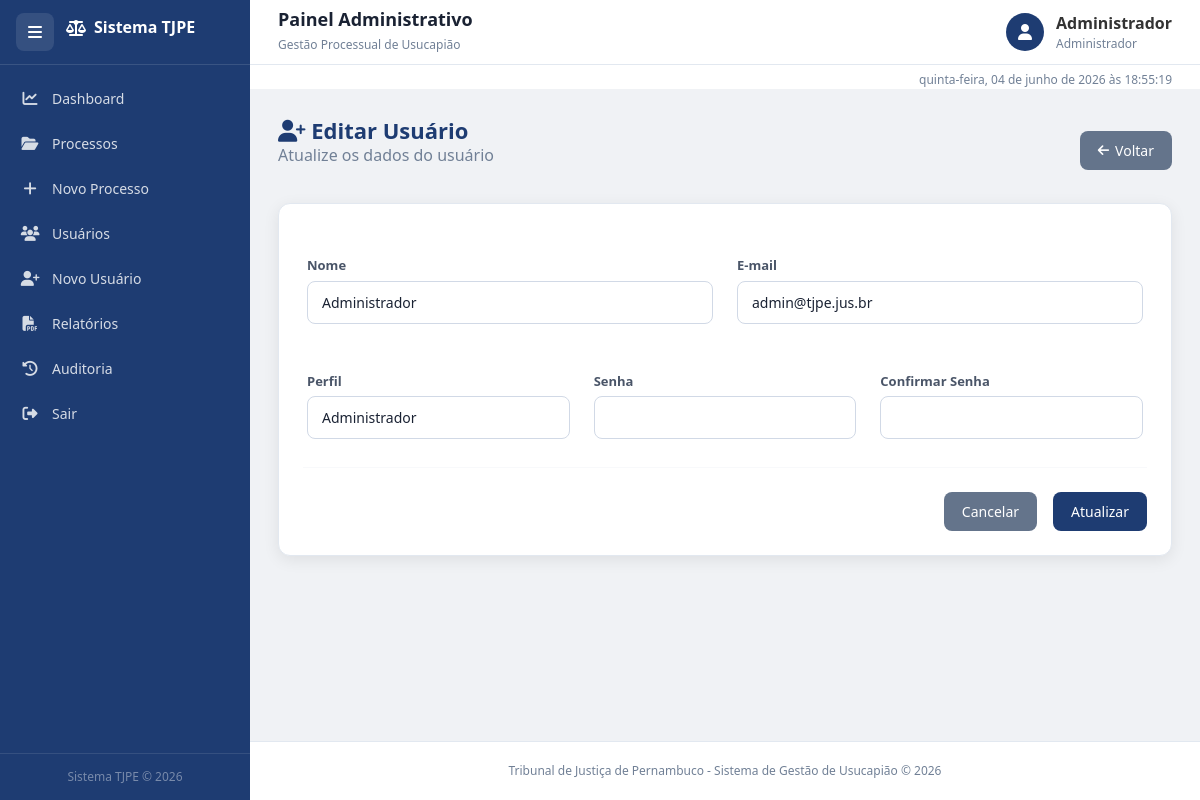
The app's page /usuario/editar/1 (signed in) with its own data.
### tables this page shows
CREATE TABLE usuarios (
        id INTEGER PRIMARY KEY AUTOINCREMENT,
        nome TEXT NOT NULL,
        email TEXT UNIQUE NOT NULL,
        senha TEXT NOT NULL,
        perfil TEXT NOT NULL
    );

### projeto_tj.py (the view, shortened to what this page needs)
@app.route("/usuario/editar/<int:id>", methods=["GET", "POST"])
@login_required
@require_permission(["Administrador"])
def editar_usuario(id):
    conn = get_db_connection()
    usuario = conn.execute(
        "SELECT * FROM usuarios WHERE id = ?",
        (id,)
    ).fetchone()
    conn.close()
    return render_template(
        "usuario_form.html",
        usuario=usuario
    )

### projeto_tj.py (called while the page is built, shortened)
def get_db_connection():
    conn = sqlite3.connect(DATABASE)
    conn.row_factory = sqlite3.Row
    return conn

def login_required(f):
    @wraps(f)
    def decorated_function(*args, **kwargs):
        return f(*args, **kwargs)
    return decorated_function

def require_permission(perfis_permitidos):
    def decorator(f):
        @wraps(f)
        def decorated_function(*args, **kwargs):
            if "perfil" not in session or session["perfil"] not in perfis_permitidos:
                flash(
                    "Acesso negado. Permissão insuficiente.",
                    "danger"
                )
                return redirect(url_for("dashboard"))
            return f(*args, **kwargs)
        return decorated_function
    return decorator

### templates/usuario_form.html (shortened to what this page needs)
{% extends 'base.html' %}
{% block content %}
<div class="page-header">
    <div>
        <h2>
            <i class="fas fa-user-plus"></i>
            {% if usuario %}
                Editar Usuário
            {% else %}
                Novo Usuário
            {% endif %}
        </h2>
        <p class="text-muted">
            {% if usuario %}
                Atualize os dados do usuário
            {% else %}
                Cadastre um novo usuário no sistema
            {% endif %}
        </p>
    </div>
    <a href="{{ url_for('usuarios') }}" class="btn btn-secondary">
        <i class="fas fa-arrow-left"></i>
        Voltar
    </a>
</div>
<div class="card-box">
    <form method="POST" id="formUsuario">
        <div class="row g-4">
            <div class="col-lg-6">
                <label class="form-label">Nome</label>
                <input type="text" name="nome" class="form-control" required
                       value="{{ usuario['nome'] if usuario else '' }}">
            </div>
            <div class="col-lg-6">
                <label class="form-label">E-mail</label>
                <input type="email" name="email" id="email" class="form-control" required
                       value="{{ usuario['email'] if usuario else '' }}">
            </div>
            <div class="col-lg-4">
                <label class="form-label">Perfil</label>
                <select name="perfil" class="form-select" required>
                    <option value="Administrador"
                        {% if usuario and usuario['perfil'] == 'Administrador' %}selected{% endif %}>
                        Administrador
                    </option>
                </select>
            </div>
            <div class="col-lg-4">
                <label class="form-label">Senha</label>
                <input type="password" name="senha" id="senha"
                       class="form-control"
                       {% if not usuario %}required{% endif %}>
            </div>
            <div class="col-lg-4">
                <label class="form-label">Confirmar Senha</label>
                <input type="password" id="confirmarSenha" class="form-control"
                       {% if not usuario %}required{% endif %}>
            </div>
        </div>
        <hr class="my-4">
        <div class="d-flex justify-content-end gap-3">
            <a href="{{ url_for('usuarios') }}" class="btn btn-secondary">
                Cancelar
            </a>
            <button type="submit" class="btn btn-primary">
                {% if usuario %}Atualizar{% else %}Salvar{% endif %}
            </button>
        </div>
    </form>
</div>
{% endblock %}

### static/css/style.css (style rules this page uses)
*, *::before, *::after { box-sizing: border-box; margin: 0; padding: 0; }
html, body { height: 100%; font-family: "Segoe UI", Tahoma, Geneva, Verdana, sans-serif; background: #f0f2f5; color: #333; overflow-x: hidden; scroll-behavior: smooth; }
:root { --sidebar-w: 250px; --sidebar-collapsed: 72px; --topbar-h: 65px; --azul: #1e3c72; --azul2: #2a5298; --azul3: #3a6abf; --branco: #ffffff; --cinza-bg: #f0f2f5; --borda: #e2e8f0; --texto: #1a2233; --texto2: #4a5568; --texto3: #718096; --verde: #2ecc71; --vermelho: #e74c3c; --laranja: #f39c12; --azul-info: #3498db; --radius: 12px; --shadow: 0 4px 16px rgba(0,0,0,0.08); --transition: 0.28s ease; }
.card-box { background: var(--branco); border-radius: var(--radius); box-shadow: var(--shadow); padding: 24px; margin-bottom: 20px; border: 1px solid var(--borda); }
.btn { display: inline-flex; align-items: center; gap: 6px; padding: 9px 18px; border-radius: 8px; font-size: 14px; font-weight: 500; border: none; cursor: pointer; text-decoration: none; transition: all 0.18s; white-space: nowrap; }
.btn-primary { background: var(--azul); color: #fff; }
.btn-secondary { background: #64748b; color: #fff; }
.btn i { font-size: 13px; }
label.form-label { display: block; font-size: 13px; font-weight: 600; color: var(--texto2); margin-bottom: 5px; }
input.form-control, select.form-select, textarea.form-control { width: 100%; padding: 10px 14px; border: 1px solid #d1d9e6; border-radius: 8px; font-size: 14px; color: var(--texto); background: var(--branco); transition: border 0.15s, box-shadow 0.15s; margin-bottom: 0; height: auto; }
.page-header { display: flex; align-items: center; justify-content: space-between; flex-wrap: wrap; gap: 12px; margin-bottom: 20px; }
.page-header h2 { font-size: 22px; font-weight: 700; color: var(--azul); margin: 0; }
.row { display: flex; flex-wrap: wrap; margin: -8px; }
.row.g-4 > * { padding: 12px; }
.col-lg-4 { width: 33.333%; }
.col-lg-6 { width: 50%; }
.d-flex { display: flex; }
.justify-content-end { justify-content: flex-end; }
.gap-3 { gap: 12px; }
.my-4 { margin: 16px 0; }
.text-muted { color: var(--texto3) !important; }
hr { border: none; border-top: 1px solid var(--borda); }

### records on screen
usuarios: nome "Administrador", email "admin@tjpe.jus.br", perfil "Administrador"

### other values on screen
{{ session.get('usuario_nome', 'Usuário') }} "Administrador"
{{ session.get('perfil', 'Perfil') }} "Administrador"
